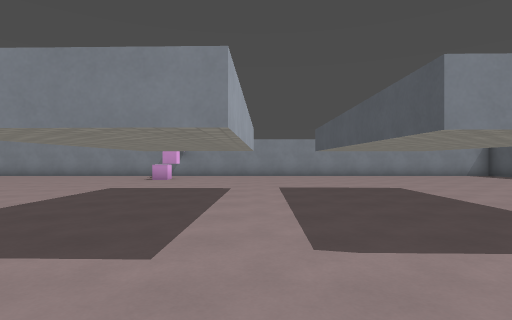
View 1 (above)

23 first-person views from a walk through a 3-D level made in the Godot game engine. The camera is 1.3 m above the floor, looks level and sees 80° across. The floor is counted in squares, 2 m on a side. Each view is taken from the middle of a square. On the plan, view 1 faces up. The plan holds only what a view shows up to about 10 squares ahead; the rest is blank. Characters and animated objects are left out. Surface patterns are stand-ins for the level's own textures.

View 2
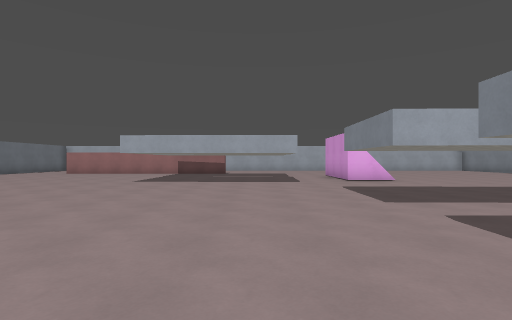

View 3
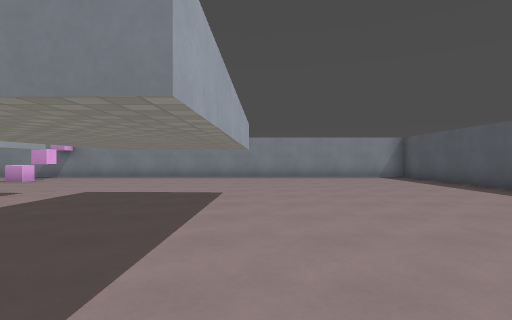

View 4
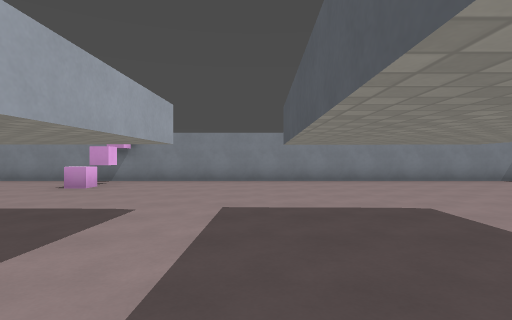

View 5
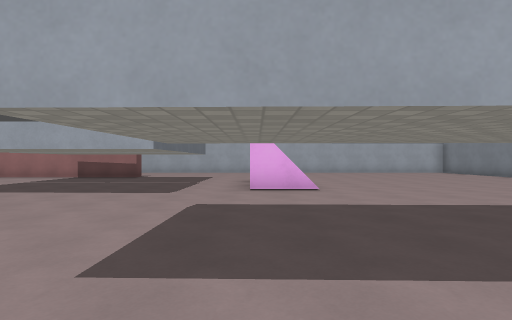

View 6
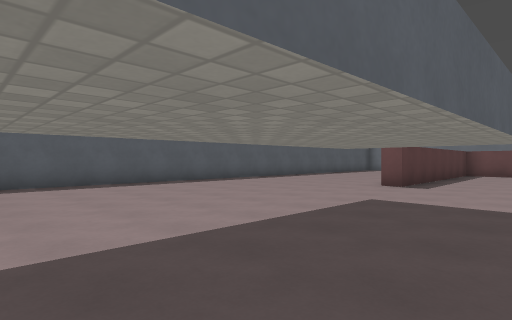

View 7
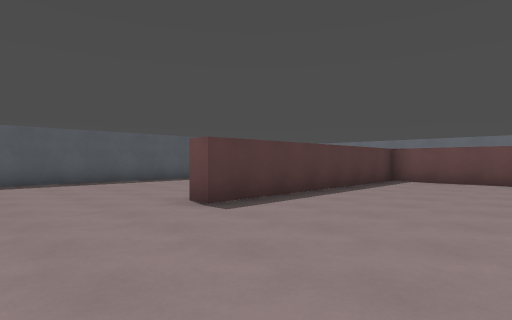

View 8
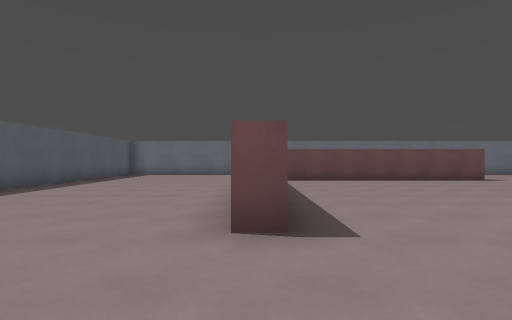

View 9
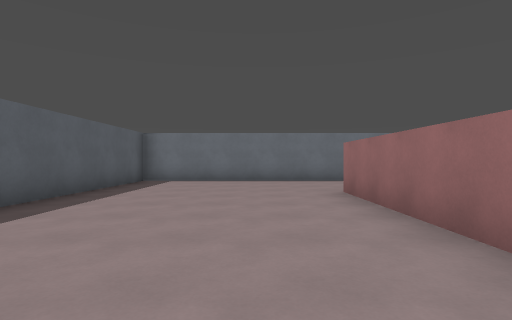

View 10
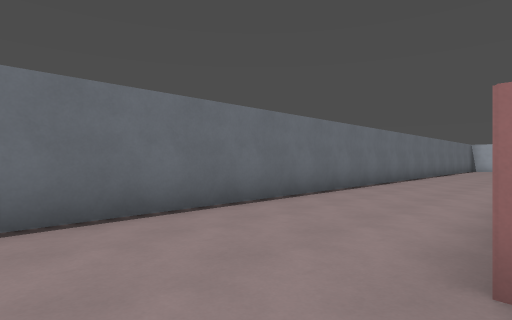

View 11
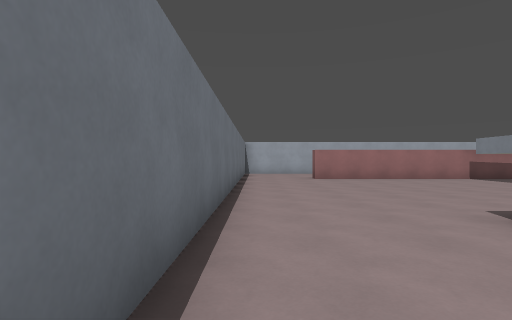

View 12
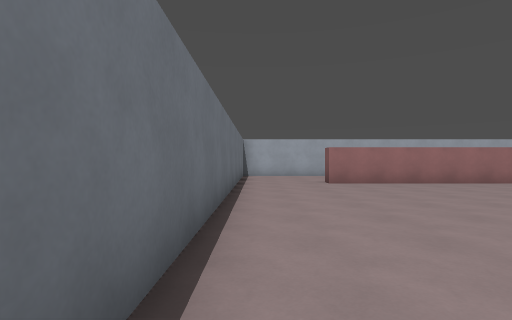

View 13
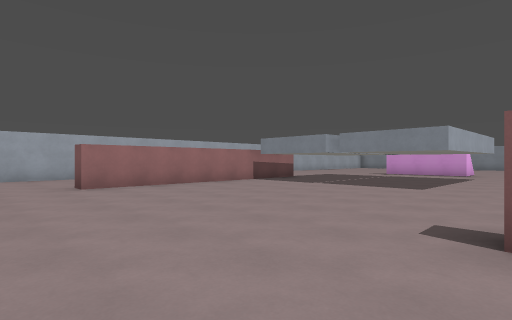

View 14
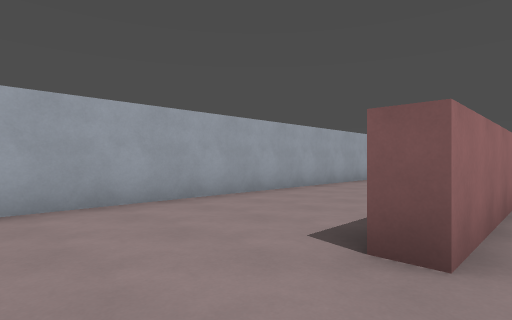

View 15
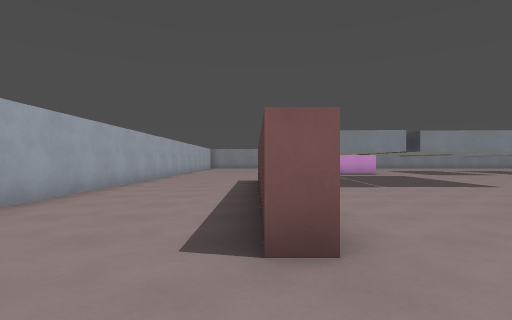

View 16
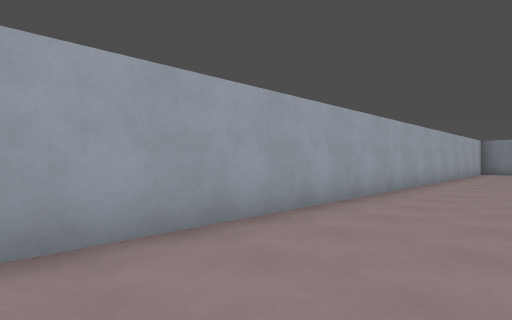

View 17
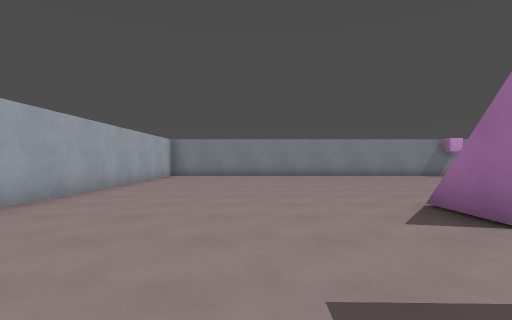

View 18
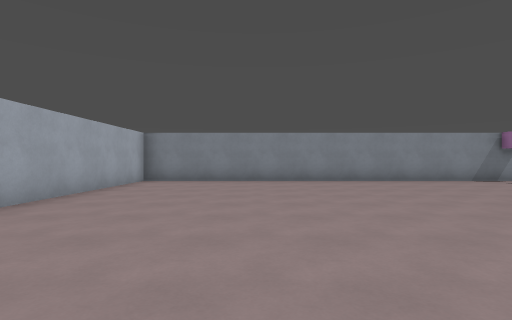

View 19
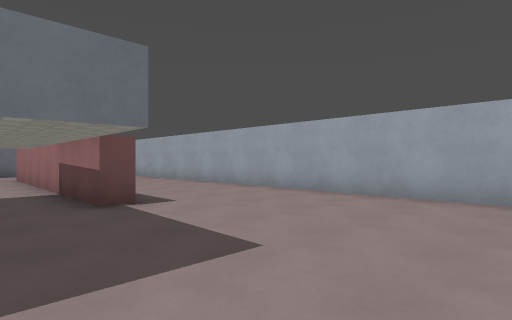

View 20
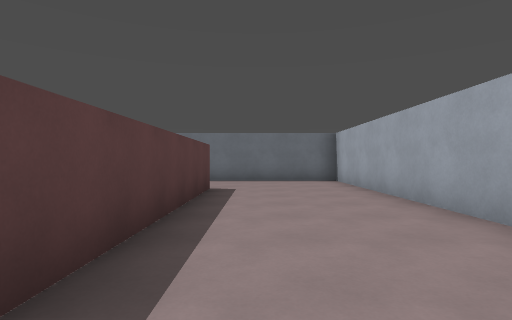

View 21
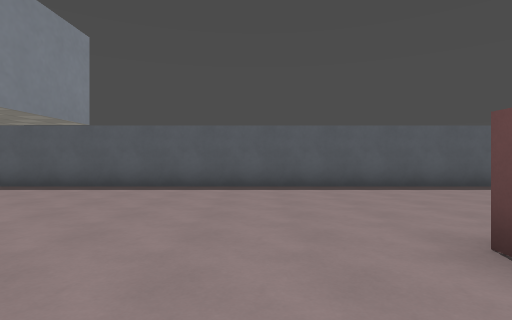

View 22
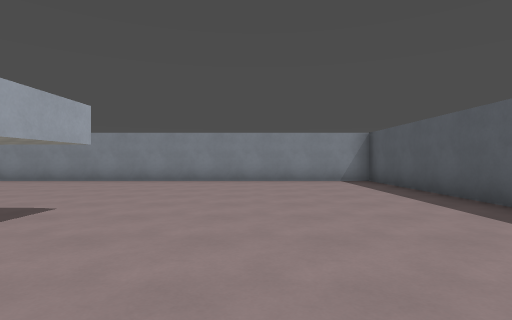

View 23
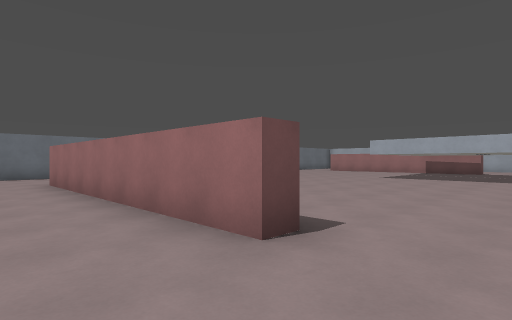

### Floor plan
Key: @ floor where view 1 was taken; # wall or solid block; . floor; / step, stairs or slope; = window, fence, low wall or low ledge; ^ raised ledge; T thing the floor can be seen under or through.
Columns run from 15 left of view 1 to 10 right of it. Each row starts with its distance up from view 1.
 13 ##########################
 12 #........................#
 11 #........................#
 10 #...........^............#
  9 #........................#
  8 #........................#
  7 #............  ..##......#
  6 #............=. .=.......#
  5 #............=.T.=.......#
  4 #....../ /...=.T.=.......#
  3 #......///...=...=.......#
  2 #............##..##......#
  1 #.....#    ..............#
  0 #.... ..   ....@.........#
 -1 #.... ..   ........#.....#
 -2 #...##..   ........#.....#
 -3 #...##..T.T........#.....#
 -4 #...#..............#.....#
 -5 #...#..............#.....#
 -6 #...#..............#.....#
 -7 #...#..............#.....#
 -8 #...#.......########.....#
 -9 #........................#
-10 #........................#
-11 #........................#
-12 ##########################

Positions as (right, up) in squares from view 1, and headings:
1: (0, 0), facing up
2: (4, 0), facing left
3: (4, 1), facing up
4: (1, 3), facing up
5: (1, 3), facing left
6: (1, 7), facing down-right
7: (0, 2), facing down-right
8: (4, 2), facing down
9: (6, -2), facing down
10: (6, -8), facing down-left
11: (0, -11), facing left
12: (-2, -11), facing left
13: (-3, -11), facing up-left
14: (-10, -11), facing up-left
15: (-11, -11), facing up
16: (-12, -4), facing up-left
17: (-11, 0), facing up
18: (-11, 3), facing up
19: (-9, 3), facing down-left
20: (-12, -2), facing down
21: (2, 1), facing right
22: (6, 3), facing up
23: (6, 1), facing down-left
